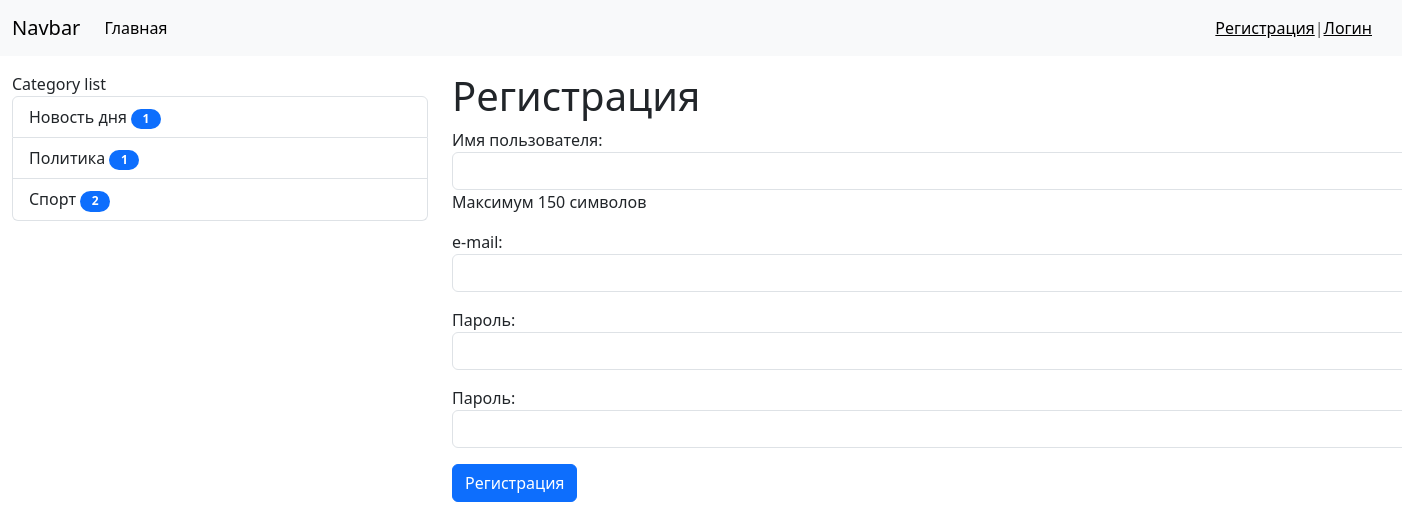
Page /register/register on the committed database.
### News/models.py (models this page shows)
class Category(models.Model):
    objects = None # Сюда тоже что то нужно дописать
    title = models.CharField(max_length=150, db_index=True, verbose_name='Категория')
    def get_absolute_url(self):
        return reverse_lazy('Category', kwargs={'category_id': self.pk})
    class Meta:
        verbose_name = 'Категория'
        verbose_name_plural = 'Категория'
        ordering = ['title']

### Register/views.py (the view)
# urls.py: path('register', register, name='Register'),
def register(request):
    if request.method == 'POST':
        form = UserRegisterForm()
        if form.is_valid():
            form.save()
            messages.success(request, 'Your registration is success')
            user = form.save()
            login(request, user)
        else:
            messages.error(request, 'Registration error!')
    else:
        form = UserRegisterForm()
    return render(request, 'Register/register.html', {'form': form})

### Register/forms.py
class UserRegisterForm(UserCreationForm):
    username = forms.CharField(label="Имя пользователя", help_text='Максимум 150 символов',
                               widget=forms.TextInput(attrs={'class': 'form-control'}))
    password1 = forms.CharField(label="Пароль",
                                widget=forms.PasswordInput(attrs={'class': 'form-control'}))
    password2 = forms.CharField(label="Пароль",
                                widget=forms.PasswordInput(attrs={'class': 'form-control'}))
    email = forms.EmailField(label='e-mail',
                             widget=forms.EmailInput(attrs={'class': 'form-control'}))
    class Meta:
        model = User
        fields = ('username', 'email', 'password1', 'password2')

### News/templatetags/news_tags.py (called while the page is built)
@register.simple_tag(name='get_list_categories')
def get_categories():
    return Category.objects.all()

@register.inclusion_tag('news/list_categories.html')
def show_categories(arg1='Category', arg2='list'):
    categories = Category.objects.annotate(cnt=Count('news', filter=F('news__is_published'))).filter(cnt__gt=0)
    return {'categories': categories, 'arg1': arg1, 'arg2': arg2}

### Register/templates/Register/register.html (shortened to what this page needs)
{% extends 'base.html' %}
{% block sidebar %}
{% include 'inc/_sidebar.html' %}
{% endblock %}
{% block content %}
    <h1>Регистрация</h1>
    <form method="post" style="width: 1000px">
          {{ form.as_p }}
        <button type="submit" class="btn btn-primary btn-block">Регистрация</button>
    </form>
{% endblock %}

### News/templates/News/list_categories.html
{% load news_tags %}
<div class="list-group">
      {{ arg1 }} {{ arg2 }}
    {% for cat in categories %}
    <a href="{{ cat.get_absolute_url }}" class="list-group-item list-group-item-action">{{ cat.title }}
        <span class="badge bg-primary rounded-pill" style="width: 30px; color:white;">{{ cat.cnt }}</span>
        </a>
    {% endfor %}
</div>

### static/css/style.css (style rules this page uses)
body { background-color: #ccc; }

### rows in the picture
Category: title "Новость дня", cnt "1"
Category: title "Политика", cnt "1"
Category: title "Спорт", cnt "2"

### other values in the picture
{{ arg1 }} "Category"
{{ arg2 }} "list"
